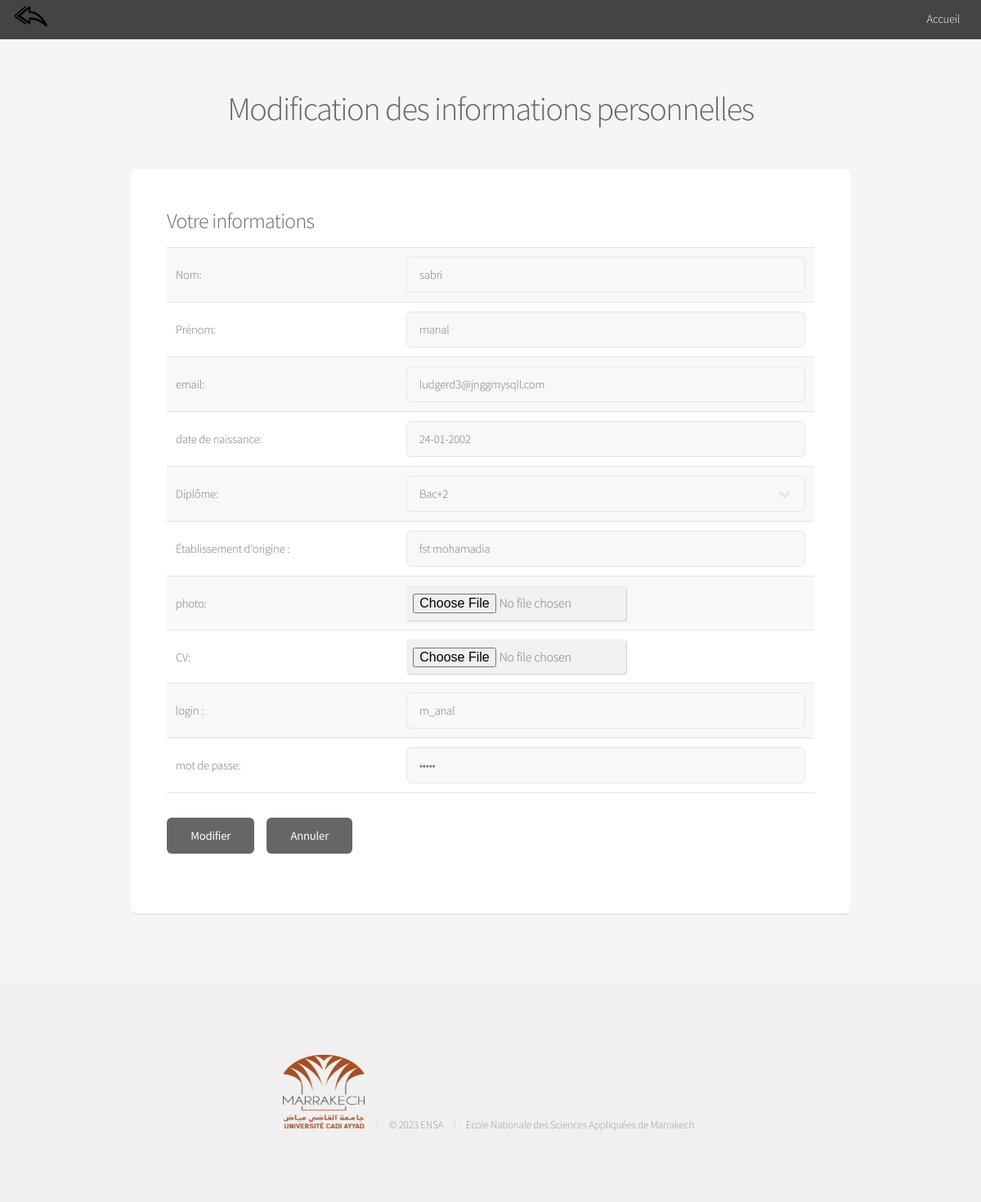
/modifier_compte.php (signed in), run on the app's committed database.
### tables this page shows
CREATE TABLE `etud3a` (
  `id` int(11) NOT NULL,
  `nom` varchar(30) NOT NULL,
  `prenom` varchar(30) NOT NULL,
  `email` varchar(255) NOT NULL,
  `naissance` varchar(30) NOT NULL,
  `diplome` varchar(30) NOT NULL,
  `niveau` text NOT NULL,
  `etablissement` text NOT NULL,
  `photo` varchar(255) NOT NULL,
  `cv` varchar(255) NOT NULL,
  `log` varchar(30) NOT NULL,
  `mdp` varchar(30) NOT NULL,
  `confirm_code` varchar(15) NOT NULL,
  `confirme` int(11) NOT NULL DEFAULT 0
);

### fonctions.php (called while the page is built, shortened)
<?php
function connect(){
    $hostname = "localhost";
    $database = "concours";
    $username = "root";
    $password = "";
    $dsn='mysql:host='.$hostname.';dbname='.$database;
      try{
          $connexion=new PDO($dsn,$username,$password);
          $connexion->setAttribute(PDO::ATTR_ERRMODE, PDO::ERRMODE_EXCEPTION);
          $connexion->setAttribute(PDO::ATTR_EMULATE_PREPARES, false);
          return $connexion;
      }
      catch(PDOException $e){
      printf("Échec de la connexion : %s\n", $e->getMessage());
      exit();
      }
 }
function get_condidat($nom_tabe,$login,$pass)
{
        $sql_1="SELECT * FROM $nom_tabe  WHERE log='$login' AND mdp='$pass'";
        $verifier_1 = connect()->prepare($sql_1);
        $verifier_1->execute();
        $resultat = $verifier_1->fetch(PDO::FETCH_ASSOC);
        return $resultat;
}
?>

### modifier_compte.php (the view, shortened to what this page needs)
<?php
require("fonctions.php");
$table = $_SESSION['utilisateur_table'];
$log = $_SESSION['utilisateur_login'];
$pass = $_SESSION['utilisateur_pass'];
$condidat = get_condidat($table, $log, $pass);
    ?>
<!DOCTYPE HTML>
<html>
	<head>
		<link rel="stylesheet" href="style/assets/css/main.css" />
	</head>
	<body class="is-preload">
		<div id="page-wrapper">
				<header id="header">
				  <h1><a href="recap.php"><img src="style/images/retour_.gif" alt="ENSA-M" width="40" height="40"></a></h1>
					<nav id="nav">
						<ul>
							<li><a href="index.php">Accueil</a>
						</ul>
					</nav>
				</header>
		 <section id="main" class="container">
			<header>
				<h2>Modification des informations personnelles</h2>
			</header>
			<section class="box">
			  <h3>Votre informations</h3>
				<div class="table-wrapper">
                   <form action="" method="POST" enctype="multipart/form-data">
                      <table>
                            <tr>
                                <td>Nom:</td>
                                <td><input type="text" name="_nom" value ='<?php if(isset($condidat['nom'])) print $condidat['nom']; ?>' /> </td>
                            </tr>
                            <tr>
                                <td> Prénom:</td>
                                <td> <input type="text" name="_prenom" value ='<?php if(isset($condidat['prenom'])) print $condidat['prenom']; ?>'/> </td>
                            </tr>
                            <tr>
                                <td> email:</td>
                                <td> <input type="email" name="_email" value ='<?php if(isset($condidat['email'])) print $condidat['email']; ?>'/> </td>
                            </tr>
                            <tr>
                                <td> date de naissance:</td>
                                <td> <input type="text" name="_naissance" value ='<?php if(isset($condidat['naissance'])) print $condidat['naissance']; ?>'/> </td>
                            </tr>
                            <tr>
                                <td> Diplôme:</td>
                                <td> <select  name="_diplome" >
                                    <option value="bac+2" <?php if(isset($condidat['diplome'] ) && $condidat['diplome'] == "bac+2") print "selected"; ?> >Bac+2</option>
                                    </select>
                                </td>
                            </tr>
                            <tr>
                                <td>Établissement d'origine :</td>
                                <td> <input type="text" name="_etablissement" value ='<?php if(isset($condidat['etablissement'])) print $condidat['etablissement']; ?>'/></td>
                            </tr>
                            <tr>
                                <td>photo:</td>
                                 <?php  $photo_dest = explode('/',$condidat['photo']);
                                       $_photo = $photo_dest[1];
                                 ?>
                                <td><input type="file" name="_photo" value ='<?php if(isset($_photo)) print $_photo; ?>'/></td>
                            </tr>
                            <tr>
                                <td>CV:</td>
                                <?php  $cv_dest = explode('/',$condidat['cv']);
                                       $_cv = $cv_dest[1];
                                ?>
                                <td><input type="file" name="_cv" value ='<?php if(isset($_cv)) print $_cv; ?>'/></td>
                            </tr>
                            <tr>
                                <td>login :</td>
                                <td> <input type="text" name="_log" value ='<?php if(isset($condidat['log'])) print $condidat['log']; ?>'/></td>
                            </tr>
                            <tr>
                                <td>mot de passe:</td>
                                <td> <input type="password" name="_mdp" value ='<?php if(isset($condidat['mdp'])) print $condidat['mdp']; ?>'/></td>
                            </tr>
                        </table>
                            <div class="col-12">
                                <ul class="actions">
                                  <li><input type="submit" name="modifier" value="Modifier"/></li>
                                  <li><a href='recap.php' class='button'>Annuler</a></li>
                                </ul>
                            </div>
                    </form>
			</section>
		</section>
	  </div>
      <footer id="footer">
				<ul class="copyright">
				    <li><img src="style/mages/Universite_Cadi_Ayyad.png" alt="ENSA-M" width="100" height="90"></li>
					<li>&copy; 2023 ENSA</li><li>Ecole Nationale des Sciences Appliquées de Marrakech .</li>
				</ul>
	  </footer>
</body>
</html>

### data on the page
etud3a: _nom "sabri", _prenom "manal", _email "ludgerd3@jnggmysqll.com", _naissance "24-01-2002", _diplome "Bac+2", _etablissement "fst mohamadia", _log "m_anal"
